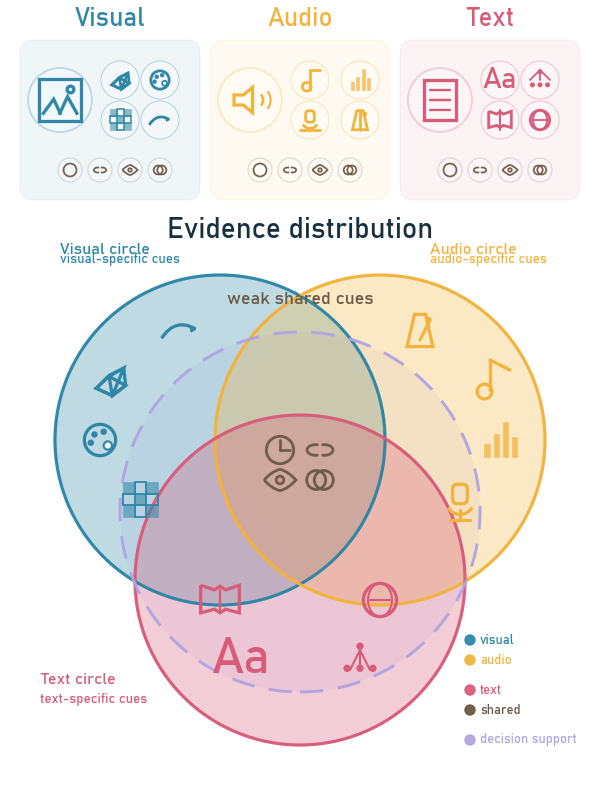

The Python source for this figure:
import numpy as np
import seaborn as sns
import matplotlib.pyplot as plt

from matplotlib.patches import Circle, Rectangle, FancyBboxPatch, Polygon, Arc
from matplotlib.path import Path
from matplotlib.patches import PathPatch

# ============================================================
# Canvas
# ============================================================
W, H = 600, 800
DPI = 100
GRID = 10

sns.set_theme(style="white")

plt.rcParams["font.family"] = ["Bahnschrift", "DejaVu Sans"]
plt.rcParams["svg.fonttype"] = "none"
plt.rcParams["pdf.fonttype"] = 42
plt.rcParams["ps.fonttype"] = 42

fig = plt.figure(figsize=(W / DPI, H / DPI), dpi=DPI)
fig.patch.set_alpha(0.0)

ax = plt.axes([0, 0, 1, 1])
ax.set_xlim(0, W)
ax.set_ylim(0, H)
ax.set_aspect("equal")
ax.axis("off")
ax.set_facecolor((1, 1, 1, 0))


# ============================================================
# Palette
# ============================================================
BLUE = "#2F86A6"        # 晴山蓝
ORANGE = "#F2B33D"      # 橙黄
PINK = "#D85C7A"        # 桃红
DECISION = "#B0A4E3"    # 雪青色
INK = "#183040"
GRAY = "#66717C"
SHARED = "#6B5846"

MODALITIES = {
    "Visual": {
        "color": BLUE,
        "main": "image",
        "unique_icons": ["cube", "palette", "texture", "motion"],
    },
    "Audio": {
        "color": ORANGE,
        "main": "speaker",
        "unique_icons": ["note", "bars", "mic", "metronome"],
    },
    "Text": {
        "color": PINK,
        "main": "text",
        "unique_icons": ["aa", "tree", "book", "globe"],
    },
}

# shared 只画弱共享线索，不画 Object / Category / Decision
SHARED_ICONS = ["clock", "link", "eye", "overlap"]


# ============================================================
# Helpers
# ============================================================
def snap(v):
    return round(v / GRID) * GRID


def label(text, x, y, size=9, color=INK, weight="regular",
          ha="center", va="center", alpha=1.0, z=80):
    size = size * 1.20
    ax.text(
        snap(x), snap(y), text,
        fontsize=size,
        color=color,
        fontweight=weight,
        ha=ha,
        va=va,
        alpha=alpha,
        zorder=z,
    )


def round_box(x, y, w, h, color, alpha=0.08, lw=1.0, r=10, z=1):
    p = FancyBboxPatch(
        (snap(x), snap(y)),
        snap(w),
        snap(h),
        boxstyle=f"round,pad=0,rounding_size={r}",
        facecolor=color,
        edgecolor=color,
        linewidth=lw,
        alpha=alpha,
        zorder=z,
    )
    ax.add_patch(p)
    return p


def line(x1, y1, x2, y2, color=INK, lw=1.2, alpha=1.0, ls="-", z=20):
    ax.plot(
        [snap(x1), snap(x2)],
        [snap(y1), snap(y2)],
        color=color,
        lw=lw,
        alpha=alpha,
        ls=ls,
        zorder=z,
    )


# ============================================================
# Icon library
# ============================================================
def icon(name, cx, cy, s=24, color=INK, lw=1.6, alpha=1.0, z=90):
    cx, cy = snap(cx), snap(cy)
    h = s / 2

    if name == "image":
        ax.add_patch(Rectangle(
            (cx - h, cy - h), s, s,
            fill=False, edgecolor=color, linewidth=lw, alpha=alpha, zorder=z
        ))
        ax.add_patch(Circle(
            (cx + 0.25 * s, cy + 0.25 * s), 0.08 * s,
            fill=False, edgecolor=color, linewidth=lw, alpha=alpha, zorder=z
        ))
        ax.add_patch(Polygon(
            [(cx - 0.42*s, cy - 0.35*s),
             (cx - 0.15*s, cy + 0.02*s),
             (cx + 0.02*s, cy - 0.35*s)],
            fill=False, closed=False, edgecolor=color, linewidth=lw, alpha=alpha, zorder=z
        ))
        ax.add_patch(Polygon(
            [(cx - 0.02*s, cy - 0.35*s),
             (cx + 0.18*s, cy + 0.08*s),
             (cx + 0.42*s, cy - 0.35*s)],
            fill=False, closed=False, edgecolor=color, linewidth=lw, alpha=alpha, zorder=z
        ))

    elif name == "wave":
        xs = np.linspace(cx - h, cx + h, 80)
        ys = cy + np.sin(np.linspace(0, 2*np.pi, 80)) * 0.18*s
        ax.plot(xs, ys, color=color, lw=lw, alpha=alpha, zorder=z)

    elif name == "text":
        ax.add_patch(Rectangle(
            (cx - 0.38*s, cy - 0.48*s), 0.76*s, 0.96*s,
            fill=False, edgecolor=color, linewidth=lw, alpha=alpha, zorder=z
        ))
        for i in range(4):
            yy = cy + 0.25*s - i * 0.17*s
            line(cx - 0.22*s, yy, cx + 0.22*s, yy,
                 color=color, lw=lw*0.7, alpha=alpha, z=z)

    elif name == "texture":
        q = s / 4
        for i in range(3):
            for j in range(3):
                x = cx - 0.36*s + i*q
                y = cy - 0.36*s + j*q
                if (i + j) % 2 == 0:
                    ax.add_patch(Rectangle(
                        (x, y), q, q,
                        facecolor=color, edgecolor=color,
                        lw=0.4, alpha=0.55*alpha, zorder=z
                    ))
                else:
                    ax.add_patch(Rectangle(
                        (x, y), q, q,
                        fill=False, edgecolor=color,
                        lw=lw*0.55, alpha=alpha, zorder=z
                    ))

    elif name == "cube":
        front = [
            (cx - 0.30*s, cy - 0.18*s),
            (cx + 0.05*s, cy - 0.34*s),
            (cx + 0.34*s, cy - 0.12*s),
            (cx - 0.02*s, cy + 0.08*s),
        ]
        top = [
            (cx - 0.30*s, cy - 0.18*s),
            (cx - 0.02*s, cy + 0.10*s),
            (cx + 0.30*s, cy + 0.26*s),
            (cx + 0.05*s, cy - 0.34*s),
        ]
        side = [
            (cx - 0.02*s, cy + 0.08*s),
            (cx + 0.30*s, cy + 0.26*s),
            (cx + 0.34*s, cy - 0.12*s),
            (cx + 0.05*s, cy - 0.34*s),
        ]
        for pts in [front, top, side]:
            ax.add_patch(Polygon(
                pts,
                fill=False,
                closed=True,
                edgecolor=color,
                linewidth=lw,
                alpha=alpha,
                zorder=z,
            ))

    elif name == "palette":
        ax.add_patch(Circle(
            (cx, cy),
            0.34*s,
            fill=False,
            edgecolor=color,
            linewidth=lw,
            alpha=alpha,
            zorder=z,
        ))
        ax.add_patch(Circle(
            (cx + 0.17*s, cy - 0.12*s),
            0.09*s,
            facecolor="white",
            edgecolor=color,
            linewidth=lw*0.65,
            alpha=alpha,
            zorder=z,
        ))
        for dx, dy in [(-0.12, 0.12), (0.08, 0.18), (-0.20, -0.06)]:
            ax.add_patch(Circle(
                (cx + dx*s, cy + dy*s),
                0.055*s,
                facecolor=color,
                edgecolor=color,
                alpha=alpha,
                zorder=z,
            ))

    elif name == "edge":
        pts = [
            (cx - 0.42*s, cy - 0.18*s),
            (cx - 0.18*s, cy + 0.24*s),
            (cx + 0.02*s, cy - 0.10*s),
            (cx + 0.20*s, cy + 0.22*s),
            (cx + 0.42*s, cy - 0.18*s),
        ]
        ax.plot(
            [p[0] for p in pts],
            [p[1] for p in pts],
            color=color,
            lw=lw,
            alpha=alpha,
            zorder=z,
        )

    elif name == "depth":
        for dx, dy in [(0, 0), (0.12*s, 0.12*s), (0.24*s, 0.24*s)]:
            ax.add_patch(Rectangle(
                (cx - 0.36*s + dx, cy - 0.32*s + dy),
                0.5*s,
                0.5*s,
                fill=False,
                edgecolor=color,
                linewidth=lw*0.75,
                alpha=alpha,
                zorder=z,
            ))

    elif name == "motion":
        path = Path(
            [
                (cx - 0.40*s, cy - 0.18*s),
                (cx - 0.10*s, cy + 0.28*s),
                (cx + 0.34*s, cy + 0.02*s),
            ],
            [Path.MOVETO, Path.CURVE3, Path.CURVE3],
        )
        ax.add_patch(PathPatch(
            path,
            fill=False,
            edgecolor=color,
            lw=lw,
            alpha=alpha,
            zorder=z,
        ))
        ax.add_patch(Polygon(
            [
                (cx + 0.34*s, cy + 0.02*s),
                (cx + 0.22*s, cy + 0.08*s),
                (cx + 0.24*s, cy - 0.04*s),
            ],
            closed=True,
            facecolor=color,
            edgecolor=color,
            alpha=alpha,
            zorder=z,
        ))

    elif name == "note":
        line(cx + 0.10*s, cy - 0.25*s, cx + 0.10*s, cy + 0.35*s,
             color=color, lw=lw, alpha=alpha, z=z)
        line(cx + 0.10*s, cy + 0.35*s, cx + 0.36*s, cy + 0.25*s,
             color=color, lw=lw, alpha=alpha, z=z)
        ax.add_patch(Circle(
            (cx - 0.12*s, cy - 0.25*s),
            0.16*s,
            fill=False,
            edgecolor=color,
            linewidth=lw,
            alpha=alpha,
            zorder=z,
        ))

    elif name == "bars":
        heights = [0.28, 0.48, 0.75, 0.42]
        for i, hh in enumerate(heights):
            x = cx - 0.34*s + i * 0.20*s
            ax.add_patch(Rectangle(
                (x, cy - 0.36*s),
                0.12*s,
                hh*s,
                facecolor=color,
                edgecolor=color,
                lw=0.4,
                alpha=0.75*alpha,
                zorder=z,
            ))

    elif name == "metronome":
        ax.add_patch(Polygon(
            [
                (cx - 0.28*s, cy - 0.36*s),
                (cx + 0.28*s, cy - 0.36*s),
                (cx + 0.12*s, cy + 0.34*s),
                (cx - 0.12*s, cy + 0.34*s),
            ],
            fill=False,
            closed=True,
            edgecolor=color,
            linewidth=lw,
            alpha=alpha,
            zorder=z,
        ))
        line(cx, cy - 0.25*s, cx + 0.18*s, cy + 0.22*s,
             color=color, lw=lw, alpha=alpha, z=z)
        ax.add_patch(Circle(
            (cx + 0.18*s, cy + 0.22*s),
            0.055*s,
            facecolor=color,
            edgecolor=color,
            alpha=alpha,
            zorder=z,
        ))

    elif name == "timbre":
        xs = np.linspace(cx - 0.44*s, cx + 0.44*s, 80)
        ys = np.sin(np.linspace(0, 4*np.pi, 80)) * 0.13*s
        ys += np.sin(np.linspace(0, 8*np.pi, 80)) * 0.05*s
        ax.plot(xs, cy + ys, color=color, lw=lw, alpha=alpha, zorder=z)

    elif name == "speaker":
        ax.add_patch(Polygon(
            [
                (cx - 0.38*s, cy - 0.12*s),
                (cx - 0.16*s, cy - 0.12*s),
                (cx + 0.06*s, cy - 0.30*s),
                (cx + 0.06*s, cy + 0.30*s),
                (cx - 0.16*s, cy + 0.12*s),
                (cx - 0.38*s, cy + 0.12*s),
            ],
            fill=False,
            closed=True,
            edgecolor=color,
            linewidth=lw,
            alpha=alpha,
            zorder=z,
        ))
        ax.add_patch(Arc(
            (cx + 0.10*s, cy),
            0.42*s,
            0.42*s,
            theta1=-40,
            theta2=40,
            color=color,
            lw=lw*0.8,
            alpha=alpha,
            zorder=z,
        ))
        ax.add_patch(Arc(
            (cx + 0.15*s, cy),
            0.68*s,
            0.68*s,
            theta1=-38,
            theta2=38,
            color=color,
            lw=lw*0.65,
            alpha=alpha,
            zorder=z,
        ))

    elif name == "mic":
        ax.add_patch(FancyBboxPatch(
            (cx - 0.16*s, cy - 0.08*s),
            0.32*s,
            0.42*s,
            boxstyle=f"round,pad=0,rounding_size={0.10*s}",
            fill=False,
            edgecolor=color,
            linewidth=lw,
            alpha=alpha,
            zorder=z,
        ))
        ax.add_patch(Arc(
            (cx, cy - 0.04*s),
            0.58*s,
            0.55*s,
            theta1=205,
            theta2=335,
            color=color,
            lw=lw,
            alpha=alpha,
            zorder=z,
        ))
        line(cx, cy - 0.32*s, cx, cy - 0.48*s,
             color=color, lw=lw, alpha=alpha, z=z)
        line(cx - 0.22*s, cy - 0.48*s, cx + 0.22*s, cy - 0.48*s,
             color=color, lw=lw, alpha=alpha, z=z)

    elif name == "book":
        ax.add_patch(PathPatch(
            Path(
                [
                    (cx - 0.42*s, cy + 0.32*s),
                    (cx - 0.12*s, cy + 0.22*s),
                    (cx, cy + 0.30*s),
                    (cx + 0.12*s, cy + 0.22*s),
                    (cx + 0.42*s, cy + 0.32*s),
                    (cx + 0.42*s, cy - 0.28*s),
                    (cx + 0.12*s, cy - 0.20*s),
                    (cx, cy - 0.28*s),
                    (cx - 0.12*s, cy - 0.20*s),
                    (cx - 0.42*s, cy - 0.28*s),
                    (cx - 0.42*s, cy + 0.32*s),
                ],
                [Path.MOVETO] + [Path.LINETO] * 10,
            ),
            fill=False,
            edgecolor=color,
            lw=lw,
            alpha=alpha,
            zorder=z,
        ))
        line(cx, cy + 0.28*s, cx, cy - 0.28*s,
             color=color, lw=lw*0.75, alpha=alpha, z=z)

    elif name == "aa":
        label("Aa", cx, cy, size=s*0.65, color=color, weight="bold", z=z)

    elif name == "tree":
        pts = [
            (cx, cy + 0.30*s),
            (cx - 0.28*s, cy - 0.18*s),
            (cx, cy - 0.18*s),
            (cx + 0.28*s, cy - 0.18*s),
        ]
        for p in pts[1:]:
            line(pts[0][0], pts[0][1], p[0], p[1],
                 color=color, lw=lw*0.65, alpha=alpha, z=z)
        for p in pts:
            ax.add_patch(Circle(
                p,
                0.065*s,
                facecolor=color,
                edgecolor=color,
                alpha=alpha,
                zorder=z,
            ))

    elif name == "pen":
        line(cx - 0.30*s, cy - 0.28*s, cx + 0.25*s, cy + 0.25*s,
             color=color, lw=lw, alpha=alpha, z=z)
        ax.add_patch(Polygon(
            [
                (cx + 0.22*s, cy + 0.30*s),
                (cx + 0.36*s, cy + 0.36*s),
                (cx + 0.30*s, cy + 0.20*s),
            ],
            fill=False,
            closed=True,
            edgecolor=color,
            linewidth=lw,
            alpha=alpha,
            zorder=z,
        ))

    elif name == "globe":
        ax.add_patch(Circle(
            (cx, cy),
            0.36*s,
            fill=False,
            edgecolor=color,
            linewidth=lw,
            alpha=alpha,
            zorder=z,
        ))
        ax.add_patch(Arc(
            (cx, cy),
            0.52*s,
            0.72*s,
            theta1=90,
            theta2=270,
            color=color,
            lw=lw*0.65,
            alpha=alpha,
            zorder=z,
        ))
        ax.add_patch(Arc(
            (cx, cy),
            0.52*s,
            0.72*s,
            theta1=-90,
            theta2=90,
            color=color,
            lw=lw*0.65,
            alpha=alpha,
            zorder=z,
        ))
        line(cx - 0.30*s, cy, cx + 0.30*s, cy,
             color=color, lw=lw*0.65, alpha=alpha, z=z)

    elif name == "clock":
        ax.add_patch(Circle(
            (cx, cy),
            0.36*s,
            fill=False,
            edgecolor=color,
            linewidth=lw,
            alpha=alpha,
            zorder=z,
        ))
        line(cx, cy, cx, cy + 0.18*s, color=color, lw=lw, alpha=alpha, z=z)
        line(cx, cy, cx + 0.16*s, cy - 0.10*s, color=color, lw=lw, alpha=alpha, z=z)

    elif name == "link":
        ax.add_patch(Arc(
            (cx - 0.12*s, cy),
            0.44*s,
            0.28*s,
            theta1=60,
            theta2=300,
            color=color,
            lw=lw,
            alpha=alpha,
            zorder=z,
        ))
        ax.add_patch(Arc(
            (cx + 0.12*s, cy),
            0.44*s,
            0.28*s,
            theta1=-120,
            theta2=120,
            color=color,
            lw=lw,
            alpha=alpha,
            zorder=z,
        ))

    elif name == "eye":
        path = Path(
            [
                (cx - 0.42*s, cy),
                (cx - 0.20*s, cy + 0.24*s),
                (cx, cy + 0.28*s),
                (cx + 0.20*s, cy + 0.24*s),
                (cx + 0.42*s, cy),
                (cx + 0.20*s, cy - 0.24*s),
                (cx, cy - 0.28*s),
                (cx - 0.20*s, cy - 0.24*s),
                (cx - 0.42*s, cy),
            ],
            [Path.MOVETO] + [Path.CURVE3] * 8,
        )
        ax.add_patch(PathPatch(
            path,
            fill=False,
            edgecolor=color,
            lw=lw,
            alpha=alpha,
            zorder=z,
        ))
        ax.add_patch(Circle(
            (cx, cy),
            0.10*s,
            fill=False,
            edgecolor=color,
            linewidth=lw,
            alpha=alpha,
            zorder=z,
        ))

    elif name == "overlap":
        ax.add_patch(Circle(
            (cx - 0.10*s, cy),
            0.25*s,
            fill=False,
            edgecolor=color,
            linewidth=lw,
            alpha=alpha,
            zorder=z,
        ))
        ax.add_patch(Circle(
            (cx + 0.10*s, cy),
            0.25*s,
            fill=False,
            edgecolor=color,
            linewidth=lw,
            alpha=alpha,
            zorder=z,
        ))


# ============================================================
# Top modality cards
# ============================================================
def draw_icon_card(name, x, y, w=180, h=162):
    cfg = MODALITIES[name]
    c = cfg["color"]

    # title outside card, so card contains icons only
    label(name, x + w / 2, y + h + 18, size=15.5, color=c, weight="bold")

    round_box(x, y, w, h, c, alpha=0.075, lw=1.0, r=14, z=1)

    # left: modality icon in a separated badge
    ax.add_patch(Circle(
        (snap(x + 43), snap(y + 100)),
        32,
        facecolor=(1, 1, 1, 0),
        edgecolor=c,
        linewidth=1.5,
        alpha=0.25,
        zorder=3,
    ))
    icon(cfg["main"], x + 43, y + 100, s=42, color=c, lw=2.35, z=50)

    # right: four representative modality cues, spaced as a clean 2x2 group
    cue_positions = [
        (x + 100, y + 122),
        (x + 145, y + 122),
        (x + 100, y + 82),
        (x + 145, y + 82),
    ]
    for (ix, iy), ic in zip(cue_positions, cfg["unique_icons"]):
        ax.add_patch(Circle(
            (snap(ix), snap(iy)),
            19,
            facecolor="white",
            edgecolor=c,
            linewidth=0.9,
            alpha=0.28,
            zorder=3,
        ))
        icon(ic, ix, iy, s=27, color=c, lw=2.0, z=50)

    # shared cues appear inside every modality, separated from modality-specific cues
    for ix, iy, ic in zip(
        [x + 50, x + 80, x + 110, x + 140],
        [y + 28, y + 28, y + 28, y + 28],
        SHARED_ICONS,
    ):
        ax.add_patch(Circle(
            (snap(ix), snap(iy)),
            12,
            facecolor="white",
            edgecolor=SHARED,
            linewidth=0.8,
            alpha=0.22,
            zorder=3,
        ))
        icon(ic, ix, iy, s=18, color=SHARED, lw=1.25, alpha=0.95, z=50)


draw_icon_card("Visual", 20, 600)
draw_icon_card("Audio", 210, 600)
draw_icon_card("Text", 400, 600)


# ============================================================
# Main Venn
# ============================================================
label("Evidence distribution", 300, 572, size=17, color=INK, weight="bold")

CX, CY = 300, 300
R = 165

V_CENTER = (220, 360)
A_CENTER = (380, 360)
T_CENTER = (300, 220)

# decision support circle behind Venn
ax.add_patch(Circle(
    (CX, CY - 12),
    180,
    facecolor=DECISION,
    edgecolor=DECISION,
    linewidth=2.1,
    linestyle=(0, (8, 5)),
    alpha=0.12,
    zorder=3,
))

ax.add_patch(Circle(
    (CX, CY - 12),
    180,
    fill=False,
    edgecolor=DECISION,
    linewidth=2.1,
    linestyle=(0, (8, 5)),
    alpha=0.95,
    zorder=15,
))

# modality circles
for name, center in [
    ("Visual", V_CENTER),
    ("Audio", A_CENTER),
    ("Text", T_CENTER),
]:
    color = MODALITIES[name]["color"]

    ax.add_patch(Circle(
        center,
        R,
        facecolor=color,
        edgecolor=color,
        linewidth=2.2,
        alpha=0.30,
        zorder=5,
    ))

    ax.add_patch(Circle(
        center,
        R,
        fill=False,
        edgecolor=color,
        linewidth=2.2,
        alpha=0.98,
        zorder=8,
    ))

# ============================================================
# Venn icons only, no text inside Venn
# ============================================================

# Shared points: strictly inside all three circles
shared_points = [
    (280, 350),
    (320, 350),
    (285, 315),
    (315, 315),
]
for ic, (x, y) in zip(SHARED_ICONS, shared_points):
    icon(ic, x, y, s=38, color=SHARED, lw=2.0, alpha=0.95, z=70)

# Visual-specific safe points: inside V only, outside A/T
visual_points = [
    (110, 415),
    (105, 355),
    (135, 300),
    (180, 470),
]
for ic, (x, y) in zip(MODALITIES["Visual"]["unique_icons"], visual_points):
    icon(ic, x, y, s=46, color=BLUE, lw=2.35, z=70)

# Audio-specific safe points: inside A only, outside V/T
audio_points = [
    (490, 415),
    (495, 355),
    (465, 300),
    (420, 470),
]
for ic, (x, y) in zip(MODALITIES["Audio"]["unique_icons"], audio_points):
    icon(ic, x, y, s=46, color=ORANGE, lw=2.35, z=70)

# Text-specific safe points: inside T only, outside V/A
text_points = [
    (245, 135),
    (355, 135),
    (220, 200),
    (380, 200),
]
for ic, (x, y) in zip(MODALITIES["Text"]["unique_icons"], text_points):
    icon(ic, x, y, s=46, color=PINK, lw=2.35, z=70)


# ============================================================
# Venn explanation texts outside the Venn
# Moved to lower-left and lower-right to fill empty regions
# ============================================================
label("Visual circle", 65, 552, size=9.8, color=BLUE, weight="bold", ha="left", z=95)
label("visual-specific cues", 65, 535, size=8.0, color=BLUE, ha="left", z=95)

label("Audio circle", 430, 552, size=9.8, color=ORANGE, weight="bold", ha="left", z=95)
label("audio-specific cues", 430, 535, size=8.0, color=ORANGE, ha="left", z=95)

label("Text circle", 40, 118, size=9.8, color=PINK, weight="bold", ha="left", z=95)
label("text-specific cues", 40, 101, size=8.0, color=PINK, ha="left", z=95)

# Small external labels for shared and decision ring
label("weak shared cues", 300, 495, size=10.8, color=SHARED, weight="bold")


# ============================================================
# Detailed legend, vertical unboxed column on the right
# ============================================================
legend_items = [
    (BLUE, "visual", 470, 160),
    (ORANGE, "audio", 470, 136),
    (PINK, "text", 470, 112),
    (SHARED, "shared", 470, 88),
    (DECISION, "decision support", 470, 64),
]

for color, txt, x, y in legend_items:
    ax.add_patch(Circle(
        (snap(x), snap(y)),
        5,
        facecolor=color,
        edgecolor=color,
        alpha=0.95,
        zorder=90,
    ))
    label(txt, x + 12, y, size=7.8, color=color, weight="bold", ha="left")


# ============================================================
# Export
# ============================================================
plt.savefig(
    "panel-a-concept.png",
    dpi=DPI,
    transparent=True,
    bbox_inches=None,
    pad_inches=0,
)

plt.savefig(
    "panel-a-concept.svg",
    transparent=True,
    bbox_inches=None,
    pad_inches=0,
)

plt.close(fig)

print("Saved: panel-a-concept.png")
print("Saved: panel-a-concept.svg")
